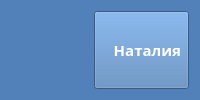
     <widget class="QWidget" name="header" native="true">
      <property name="styleSheet">
       <string notr="true">background-color: rgb(81, 129, 184)</string>
      </property>
      <layout class="QHBoxLayout" name="horizontalLayout">
       <item>
        <widget class="QLabel" name="vktracker">
         <property name="text">
          <string/>
         </property>
         <property name="pixmap">
          <pixmap resource="build/img.qrc">:/new/img/vktracker2.jpg</pixmap>
         </property>
        </widget>
       </item>
       <item>
        <widget class="QLabel" name="deleteAll">
         <property name="minimumSize">
          <size>
           <width>18</width>
           <height>20</height>
          </size>
         </property>
         <property name="text">
          <string/>
         </property>
         <property name="pixmap">
          <pixmap>:/new/vk/delete_all.png</pixmap>
         </property>
        </widget>
       </item>
       <item>
        <widget class="QToolButton" name="logOut">
         <property name="sizePolicy">
          <sizepolicy hsizetype="Preferred" vsizetype="Preferred">
           <horstretch>0</horstretch>
           <verstretch>0</verstretch>
          </sizepolicy>
         </property>
         <property name="font">
          <font>
           <family>semi 12 Tahoma</family>
           <pointsize>-1</pointsize>
           <weight>75</weight>
           <bold>true</bold>
          </font>
         </property>
         <property name="styleSheet">
          <string notr="true">font-size: 15px;
font-family: semi bold &quot;Tahoma&quot;;
font-style: semi bold;
color: rgb(255, 255, 255)</string>
         </property>
         <property name="text">
          <string>   Наталия</string>
         </property>
         <property name="icon">
          <iconset resource="build/img.qrc">
           <normaloff>:/new/img/iconwithoutphoto.png</normaloff>:/new/img/iconwithoutphoto.png</iconset>
         </property>
         <property name="iconSize">
          <size>
           <width>49</width>
           <height>49</height>
          </size>
         </property>
         <property name="toolButtonStyle">
          <enum>Qt::ToolButtonTextBesideIcon</enum>
         </property>
        </widget>
       </item>
      </layout>
     </widget>
